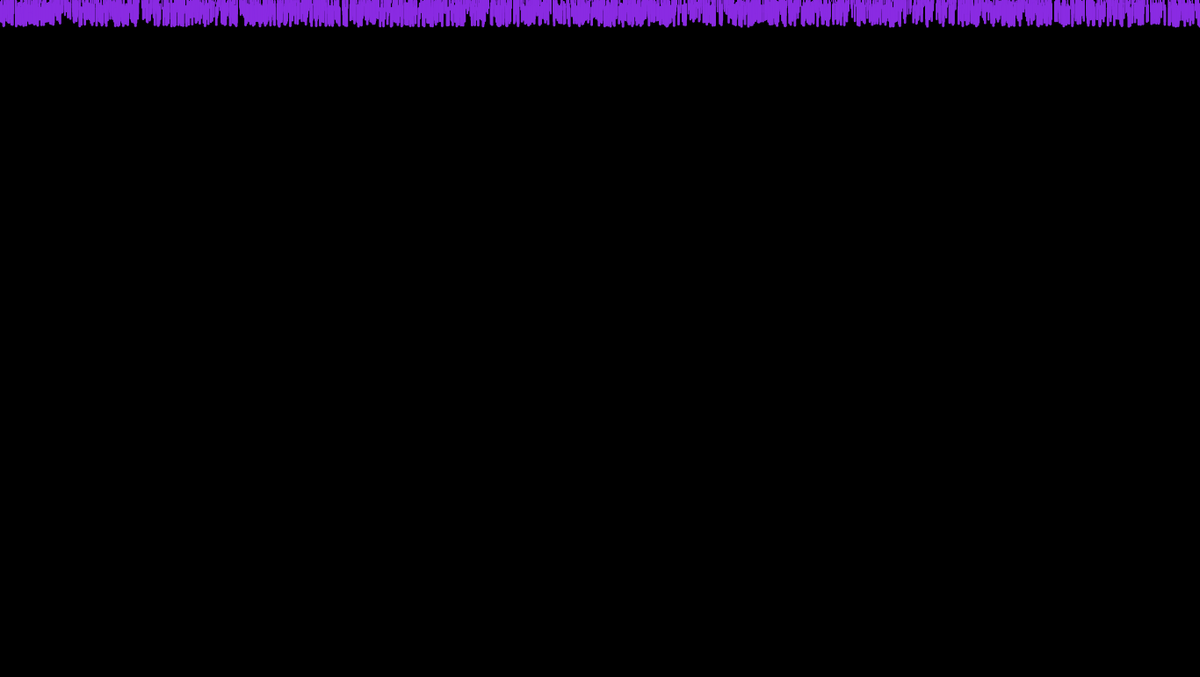
Frame 1 (no input)
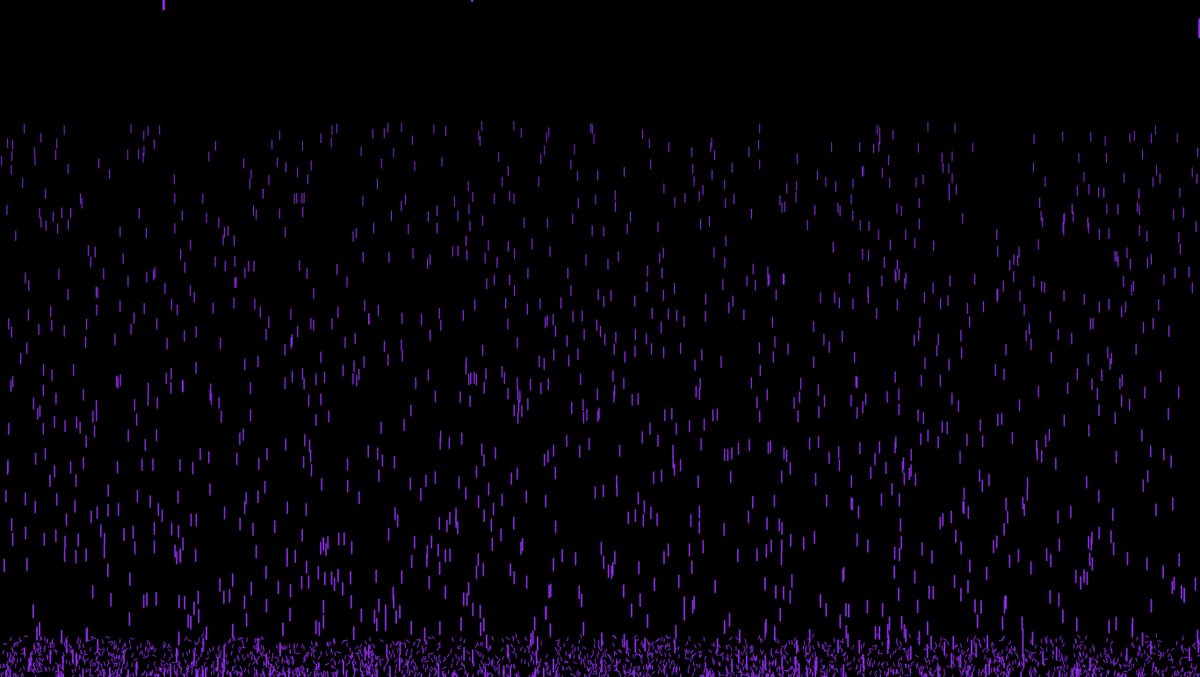
Frame 60 (no input)
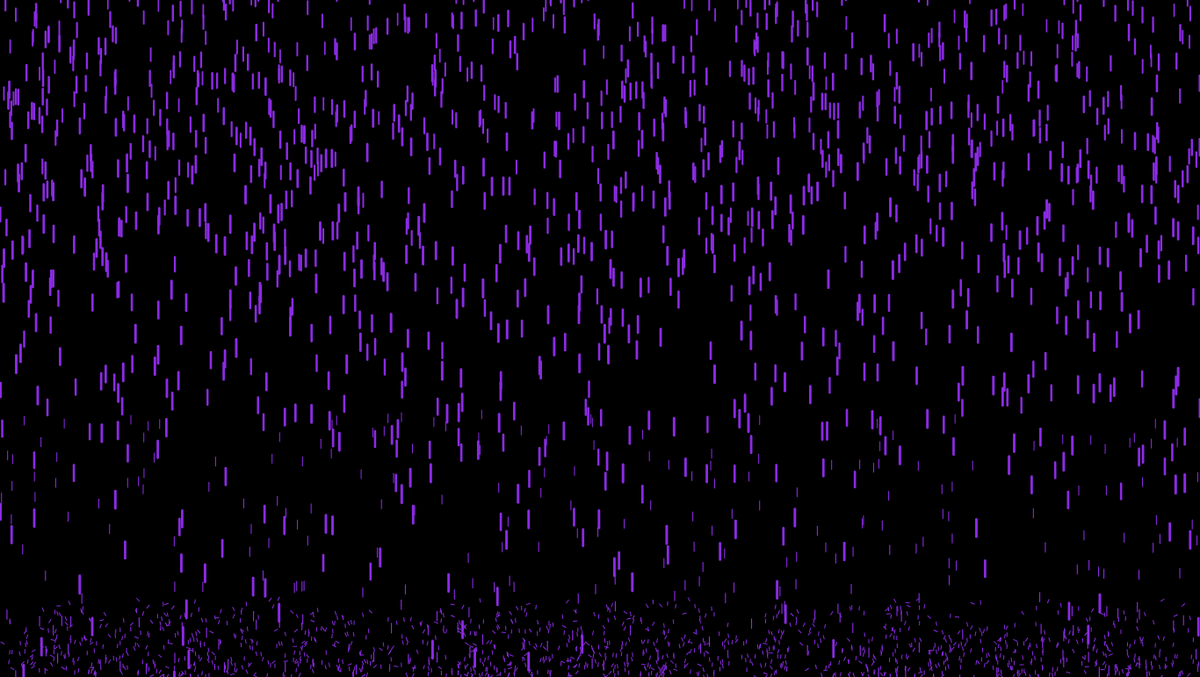
Frame 120 (the mouse pressed at the canvas centre since frame 60)

The p5.js sketch that drew these frames (run headless with seeded random() and noise() and a simulated clock; from frame 60 on, the mouse is pressed at the canvas centre):

// p5.js sketch
// ── sketch.js
const cantDrops = 3000;
let drops = [];
const maxZ = 20;
const maxDroppedPerDrop = 2;
const xSpeedDropped = 0.5;
const ySpeedDropped = 4;
// higher Z, maxDroppedPerDrop, ySpeedDropped and mostly cantDrops will lower
// the framerate. Its not consistant so the lower the frame rate, the more
// consistant the animation will be
const frames = 60;
let lowestFrameRate = 60;

function setup() {
	createCanvas(1366, 771);
	for (let i = 0; i < cantDrops; i++) {
		drops[i] = new Drop(maxZ);
	}
	frameRate(frames);
}

function draw() {
	background(230, 230, 250);
	background(0);
	for (let i = 0; i < drops.length; i++) {
		drops[i].fall(maxZ, maxDroppedPerDrop, xSpeedDropped, ySpeedDropped);
		drops[i].show(maxZ);
	}
}
// ── drop.js
class Dropped{
	constructor(dropsIn, x, z, xSpeedDropped, ySpeedDropped){
		this.x = x;
		this.xSpeed = random(-xSpeedDropped, xSpeedDropped);
		this.y = height - 1;
		this.ySpeed = random(0, -ySpeedDropped);
		this.z = z;
		this.dropsIn = dropsIn;
	}

	droppedFall(grav){
		this.x += this.xSpeed;
		this.y += this.ySpeed;
		this.ySpeed += grav;
		if(this.y > height || this.y < 0 || this.x > width || this.x < 0){
			return 1;
		}
		return 0;
	}

	show(){
		push();
		translate(this.x, this.y);
		let angleRadians = getRadians(this.xSpeed, this.ySpeed);
		rotate(angleRadians);
		rectMode(CENTER);
		noStroke();
		fill(138, 43, 226);
		rect(0, 0, 5, 1);
		pop();
	}
}

class Drop{
	constructor(maxZ){
		this.x = random(width);
		this.y = -10;
		this.z = random(0, maxZ);
		this.len = map(this.z, 0, 20, 10, 20);
		this.ySpeed = map(this.z, 0, 20, 1, 20);
		this.grav = map(this.z, 0, 20, 0.05, 0.2);
		this.dropped = [];
	}

	dropFall(){
		this.y = this.y + this.ySpeed;
		this.ySpeed = this.ySpeed + this.grav;
	}

	createDropped(maxDroppedPerDrop, xSpeedDropped, ySpeedDropped){
		this.y = -100;
		let cantDrops = random(1, maxDroppedPerDrop);
		for(let i = 0; i < cantDrops; i++){
			this.dropped[i] = new Dropped(0, this.x, this.z, xSpeedDropped, ySpeedDropped);
		}
	}

	fallDropped(maxZ){
		for(let i = this.dropped.length - 1; i >= 0; i--){
			if(this.dropped[i].droppedFall(this.grav) == 1){
				this.dropped.splice(i, 1);
			}
		}
		if(this.dropped.length == 0){
			this.y = random(-200, -100);
			this.ySpeed = map(this.z, 0, maxZ, 2, 5);
		}
	}	

	fall(maxZ, maxDroppedPerDrop, xSpeedDropped, ySpeedDropped){
		if (this.y > height) {
			this.createDropped(maxDroppedPerDrop, xSpeedDropped, ySpeedDropped);
		}
		else if(this.dropped.length == 0){
			this.dropFall();
		}
		else{
			this.fallDropped(maxZ);
		}
	}
  
	show(maxZ) {
		if(this.dropped.length == 0){
			let thick = map(this.z, 0, maxZ, 1, 3);
			strokeWeight(thick);
			stroke(138, 43, 226);
			line(this.x, this.y, this.x, this.y + this.len);
		}
		else{
			for(let i = 0; i < this.dropped.length; i++){
				this.dropped[i].show();
			}
		}
	}
}

function getRadians(vx, vy){
	let vecEnd = Math.sqrt(vx*vx+vy*vy);
	let angleRadians = Math.acos(vx/vecEnd);
	if((vx < 0 && vy < 0) || (vx > 0 && vy < 0)){
		angleRadians *= -1;
	}
	return angleRadians;
}
